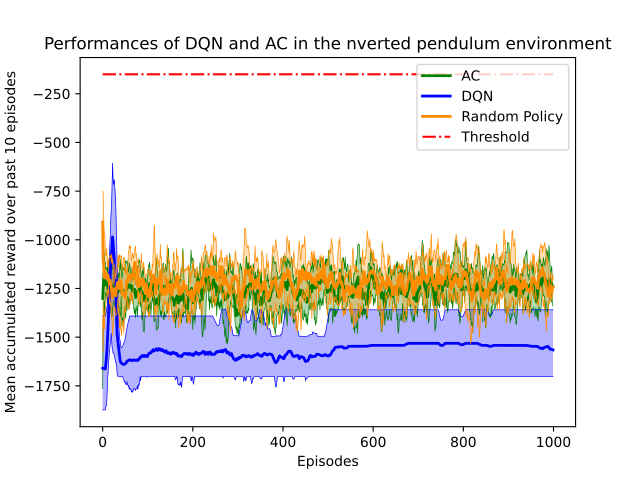

Write Python code to recreate this figure.
import numpy as np
import matplotlib.pyplot as plt
import os,sys 

cwd = os.getcwd() 
print(cwd)
#load data
episode_reward_result_AC=np.load("Final Code/pendulum_result/pendulum_result_AC_AC.npz")['episode_reward_result']
episode_reward_result_DQN=np.load('Final Code/pendulum_result/pendulum_result_DQN_DQN_with_targetQ_with_buffer.npz')['episode_reward_result']
episode_reward_result_random=np.load('Final Code/pendulum_result/pure_random_action.npz')['episode_reward_result']

# print('Pure random policy:'+'\n mean:'+str(episode_reward_result_random.mean())+'\n std:'+str(episode_reward_result_random.std()))


parentdir = os.path.dirname(os.path.dirname(os.path.abspath(__file__))) 
sys.path.insert(0,parentdir)  
import plotting_results
#ploty
fig, axs = plt.subplots(sharey=False, sharex=False)

plotting_results.plot_only_return(result=episode_reward_result_AC,n=10,axs=axs,color='g',label='AC',threshold=195)
episode_reward_result_AC=np.array(episode_reward_result_AC)
print('AC Overall performance:'+str(episode_reward_result_AC.mean())+'+-'+str(episode_reward_result_AC.std()))

plotting_results.plot_only_return(result=episode_reward_result_DQN,n=10,axs=axs,color='b',label='DQN',threshold=195)
episode_reward_result_DQN=np.array(episode_reward_result_DQN)
print('DQN Overall performance:'+str(episode_reward_result_DQN.mean())+'+-'+str(episode_reward_result_DQN.std()))

plotting_results.plot_only_return(result=episode_reward_result_random,n=10,axs=axs,color='darkorange',label='Random Policy')
episode_reward_result_random=np.array(episode_reward_result_random)
print('Random Overall performance:'+str(episode_reward_result_random.mean())+'+-'+str(episode_reward_result_random.std()))



plt.plot(np.ones(1000)*(-150),'-.',color='r',label='Threshold')
axs.set_title('Performances of DQN and AC in the nverted pendulum environment')
axs.set_ylabel('Mean accumulated reward over past 10 episodes')   
axs.legend()
plt.subplots_adjust(hspace=1)
# #save plot
my_path = os.path.dirname(os.path.abspath(__file__))
my_file = os.path.splitext(os.path.basename(__file__))[0]+'.pdf'
plt.savefig(os.path.join(my_path, my_file))
